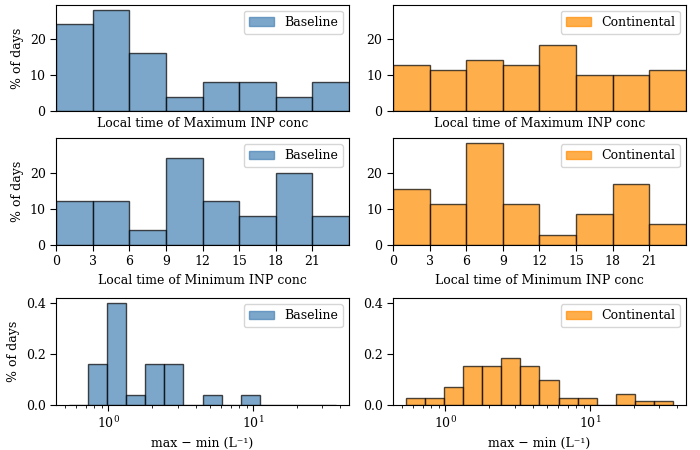

The Python source for this figure:
import pandas as pd
import matplotlib
matplotlib.use('Agg')
import matplotlib.pyplot as plt
import matplotlib.gridspec as gridspec
import numpy as np

plt.rcParams.update({
    "font.family": "serif",
    "font.size": 9,
    "axes.labelsize": 9,
    "axes.titlesize": 9,
    "xtick.labelsize": 9,
    "ytick.labelsize": 9,
    "legend.fontsize": 9,
    "lines.linewidth": 1.8,
    "lines.markersize": 7,
    "xtick.major.size": 4,
    "ytick.major.size": 4,
    "xtick.major.width": 0.8,
    "ytick.major.width": 0.8,
})

RADON_CSV_PATH = "/mnt/d/Cape24-data/Model/Radon/release-v2/combined_radon_data.csv"
RADON_THRESHOLD = 0.1
TEMP_LOW  = -26.0
TEMP_HIGH = -24.0
MIN_INTERVALS_PER_DAY = 10 # All days with less than 10 valid 30min averages at the same temperature are discarded. 

def load_radon_daily_average(csv_path):
    df = pd.read_csv(csv_path)
    datetime_col = None
    for col in df.columns:
        if any(kw in col.lower() for kw in ['datetime', 'time', 'date']):
            datetime_col = col
            break
        
    df[datetime_col] = pd.to_datetime(df[datetime_col], errors='coerce')
    df = df.dropna(subset=[datetime_col])
    radon_col = None
    for col in df.columns:
        if 'radon' in col.lower():
            radon_col = col
            break
    
    df[radon_col] = pd.to_numeric(df[radon_col], errors='coerce')
    radon_series = df.set_index(datetime_col)[radon_col].sort_index()
    daily_avg = radon_series.resample('D').mean().dropna() # Daily average for Baseline or Continental days. 
    return daily_avg

daily_radon = load_radon_daily_average(RADON_CSV_PATH)

csv_file = '/mnt/d/Cape24-data/Data/processedPINE/Capek.csv' # PINE data
df = pd.read_csv(csv_file)
df['datetime'] = pd.to_datetime(df['datetime'], errors='coerce')
df['datetime'] = df['datetime'].dt.tz_localize('UTC').dt.tz_convert('Etc/GMT-10').dt.tz_localize(None) #Convert to local Time
df = df.dropna(subset=['datetime', 'T_min', 'INP_cn_0'])

#PINE quality control. Manually selected based on PIA data.
df = df[
    (df['T_min'] < 257) &
    (df['operation_number'] >= 11) &
    (~df['operation_number'].between(24, 27, inclusive='both')) &
    (~df['operation_number'].isin([242, 244, 43, 74]))
]

df['T_min_C'] = df['T_min'] - 273.15

df['time_bin'] = df['datetime'].dt.floor('30min')
avg_30min = df.groupby('time_bin').agg({
    'INP_cn_0': 'mean',
    'T_min_C': 'mean',
    'datetime': 'count'
}).reset_index()
avg_30min.columns = ['datetime', 'INP_mean', 'T_mean', 'count']
avg_30min = avg_30min[avg_30min['count'] >= 1]
avg_30min['date'] = avg_30min['datetime'].dt.date

avg_30min['radon_daily'] = avg_30min['date'].apply(
    lambda d: daily_radon.get(pd.Timestamp(d), np.nan)
)
avg_30min = avg_30min.dropna(subset=['radon_daily'])

avg_30min['airmass'] = np.where(
    avg_30min['radon_daily'] <= RADON_THRESHOLD, 'Baseline', 'Continental'
)

temp_mask = (avg_30min['T_mean'] >= TEMP_LOW) & (avg_30min['T_mean'] <= TEMP_HIGH)
temp_data = avg_30min[temp_mask].copy()

day_counts = temp_data.groupby('date')['datetime'].count()
valid_dates = day_counts[day_counts >= MIN_INTERVALS_PER_DAY].index
temp_data = temp_data[temp_data['date'].isin(valid_dates)]

def day_extreme_single(group):
    idx_max = group['INP_mean'].idxmax()
    idx_min = group['INP_mean'].idxmin()
    max_hour = group.loc[idx_max, 'datetime'].hour
    min_hour = group.loc[idx_min, 'datetime'].hour
    max_inp = group.loc[idx_max, 'INP_mean']
    min_inp = group.loc[idx_min, 'INP_mean']
    radon_val = group['radon_daily'].iloc[0]
    airmass_label = group['airmass'].iloc[0]
    return pd.Series({
        'max_hour': max_hour,
        'min_hour': min_hour,
        'max_inp': max_inp,
        'min_inp': min_inp,
        'radon_daily': radon_val,
        'airmass': airmass_label
    })

daily = temp_data.groupby('date').apply(day_extreme_single).reset_index()

baseline_max_hours    = daily.loc[daily['airmass'] == 'Baseline', 'max_hour']
continental_max_hours = daily.loc[daily['airmass'] == 'Continental', 'max_hour']
baseline_min_hours    = daily.loc[daily['airmass'] == 'Baseline', 'min_hour']
continental_min_hours = daily.loc[daily['airmass'] == 'Continental', 'min_hour']

daily['diff_abs'] = daily['max_inp'] - daily['min_inp']
baseline_diff_abs    = daily.loc[daily['airmass'] == 'Baseline', 'diff_abs']
continental_diff_abs = daily.loc[daily['airmass'] == 'Continental', 'diff_abs']

total_baseline = (daily['airmass'] == 'Baseline').sum()
total_continental = (daily['airmass'] == 'Continental').sum()

fig = plt.figure(figsize=(7, 4.5))
gs = gridspec.GridSpec(5, 2, figure=fig,
                       height_ratios=[1, 0.25, 1, 0.5, 1],
                       hspace=0.0,
                       wspace=0.15,
                       left=0.08, right=0.98, top=0.99, bottom=0.1)

ax1 = fig.add_subplot(gs[0, 0])
ax2 = fig.add_subplot(gs[0, 1], sharey=ax1)
ax3 = fig.add_subplot(gs[2, 0], sharex=ax1)
ax4 = fig.add_subplot(gs[2, 1], sharex=ax2, sharey=ax3)
ax5 = fig.add_subplot(gs[4, 0])
ax6 = fig.add_subplot(gs[4, 1], sharey=ax5)

time_bins_4h = np.arange(0, 25, 3)

# Top row: Maximum time in percentage of days
if total_baseline > 0 and not baseline_max_hours.empty:
    weights_max_bl = np.ones_like(baseline_max_hours, dtype=float) * 100.0 / total_baseline
    ax1.hist(baseline_max_hours, bins=time_bins_4h, density=False,
             weights=weights_max_bl, alpha=0.7, color='steelblue', edgecolor='black')
else:
    ax1.text(0.5, 0.5, 'No data', transform=ax1.transAxes, ha='center', va='center')

ax1.set_title('Baseline')
ax1.set_ylabel('% of days')
ax1.set_xlim(0, 24)
ax1.set_xticks(np.arange(0, 24, 3))
ax1.set_xlabel('Local time of Maximum INP conc')
ax1.tick_params(bottom=False, labelbottom=False)


weights_max_co = np.ones_like(continental_max_hours, dtype=float) * 100.0 / total_continental
ax2.hist(continental_max_hours, bins=time_bins_4h, density=False,
             weights=weights_max_co, alpha=0.7, color='darkorange', edgecolor='black')


ax2.set_title('Continental')
ax2.set_xlim(0, 24)
ax2.set_xticks(np.arange(0, 24, 3))
ax2.set_xlabel('Local time of Maximum INP conc')
ax2.tick_params(bottom=False, labelbottom=False)

# Middle row: Minimum time
weights_min_bl = np.ones_like(baseline_min_hours, dtype=float) * 100.0 / total_baseline
ax3.hist(baseline_min_hours, bins=time_bins_4h, density=False,
             weights=weights_min_bl, alpha=0.7, color='steelblue', edgecolor='black')


ax3.set_ylabel('% of days')
ax3.set_xlabel('Local time of Minimum INP conc')
ax3.set_xlim(0, 24)
ax3.set_xticks(np.arange(0, 24, 3))

weights_min_co = np.ones_like(continental_min_hours, dtype=float) * 100.0 / total_continental
ax4.hist(continental_min_hours, bins=time_bins_4h, density=False,
             weights=weights_min_co, alpha=0.7, color='darkorange', edgecolor='black')


ax4.set_xlabel('Local time of Minimum INP conc')
ax4.set_xlim(0, 24)
ax4.set_xticks(np.arange(0, 24, 3))

# Bottom panel: Absolute difference
baseline_abs = baseline_diff_abs[baseline_diff_abs > 0]
continental_abs = continental_diff_abs[continental_diff_abs > 0]


all_pos_abs = np.concatenate([baseline_abs.values,continental_abs.values])
min_abs = all_pos_abs.min()
max_abs = all_pos_abs.max()
abs_bins = np.logspace(np.log10(min_abs), np.log10(max_abs), 15)


ax5.hist(baseline_abs, bins=abs_bins, density=False,
             weights=np.ones_like(baseline_abs) / len(baseline_abs),
             alpha=0.7, color='steelblue', edgecolor='black')

ax5.set_xlabel('max − min (L⁻¹)')
ax5.set_ylabel('% of days')
ax5.set_xscale('log')


ax6.hist(continental_abs, bins=abs_bins, density=False,
             weights=np.ones_like(continental_abs) / len(continental_abs),
             alpha=0.7, color='darkorange', edgecolor='black')

ax6.set_xlabel('max − min (L⁻¹)')
ax6.set_xscale('log')

for ax in [ax1, ax2, ax3, ax4, ax5, ax6]:
    ax.grid(False)

ax1.legend(handles=[plt.Rectangle((0,0),1,1, color='steelblue', alpha=0.7)],
           labels=['Baseline'], loc='upper right')
ax2.legend(handles=[plt.Rectangle((0,0),1,1, color='darkorange', alpha=0.7)],
           labels=['Continental'], loc='upper right')
ax3.legend(handles=[plt.Rectangle((0,0),1,1, color='steelblue', alpha=0.7)],
           labels=['Baseline'], loc='upper right')
ax4.legend(handles=[plt.Rectangle((0,0),1,1, color='darkorange', alpha=0.7)],
           labels=['Continental'], loc='upper right')
ax5.legend(handles=[plt.Rectangle((0,0),1,1, color='steelblue', alpha=0.7)],
           labels=['Baseline'], loc='upper right')
ax6.legend(handles=[plt.Rectangle((0,0),1,1, color='darkorange', alpha=0.7)],
           labels=['Continental'], loc='upper right')

fig.savefig('Figure3.png')
fig.savefig('Figure3.pdf')
